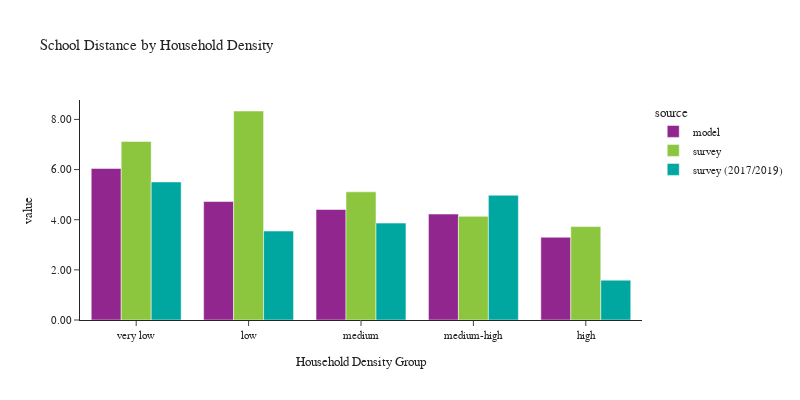

The notebook cell saved with this chart:
### Code cell
plot_school_location(df_students, 'hh_density_group', 'Household Density', 'Household Density Group')

### Figure 1 — Plotly figure (JSON) as saved in the notebook; plotly's stock layout.template omitted (floating-point values rounded to 4 significant figures)
{"data": [{"alignmentgroup": "True", "customdata": [[135249], [147128], [283381], [240504], [167214]], "hovertemplate": "source=model<br>hh_density_group=%{x}<br>value=%{y}<br>sample count=%{customdata[0]}<extra></extra>", "legendgroup": "model", "marker": {"color": "#91268F", "pattern": {"shape": ""}}, "name": "model", "offsetgroup": "model", "orientation": "v", "showlegend": true, "textposition": "auto", "type": "bar", "x": ["very low", "low", "medium", "medium-high", "high"], "xaxis": "x", "y": [6.045, 4.725, 4.407, 4.225, 3.301], "yaxis": "y"}, {"alignmentgroup": "True", "customdata": [[87], [124], [219], [223], [266]], "hovertemplate": "source=survey<br>hh_density_group=%{x}<br>value=%{y}<br>sample count=%{customdata[0]}<extra></extra>", "legendgroup": "survey", "marker": {"color": "#8CC63E", "pattern": {"shape": ""}}, "name": "survey", "offsetgroup": "survey", "orientation": "v", "showlegend": true, "textposition": "auto", "type": "bar", "x": ["very low", "low", "medium", "medium-high", "high"], "xaxis": "x", "y": [7.122, 8.336, 5.111, 4.134, 3.724], "yaxis": "y"}, {"alignmentgroup": "True", "customdata": [[42], [44], [119], [70], [176]], "hovertemplate": "source=survey (2017/2019)<br>hh_density_group=%{x}<br>value=%{y}<br>sample count=%{customdata[0]}<extra></extra>", "legendgroup": "survey (2017/2019)", "marker": {"color": "#00A7A0", "pattern": {"shape": ""}}, "name": "survey (2017/2019)", "offsetgroup": "survey (2017/2019)", "orientation": "v", "showlegend": true, "textposition": "auto", "type": "bar", "x": ["very low", "low", "medium", "medium-high", "high"], "xaxis": "x", "y": [5.505, 3.548, 3.864, 4.975, 1.59], "yaxis": "y"}], "layout": {"barmode": "group", "font": {"size": 11}, "height": 400, "legend": {"title": {"text": "source"}, "tracegroupgap": 0}, "title": {"text": "School Distance by Household Density"}, "width": 800, "xaxis": {"anchor": "y", "domain": [0.0, 1.0], "title": {"text": "Household Density Group"}}, "yaxis": {"anchor": "x", "domain": [0.0, 1.0], "tickformat": ".2f", "title": {"text": "value"}}}}
